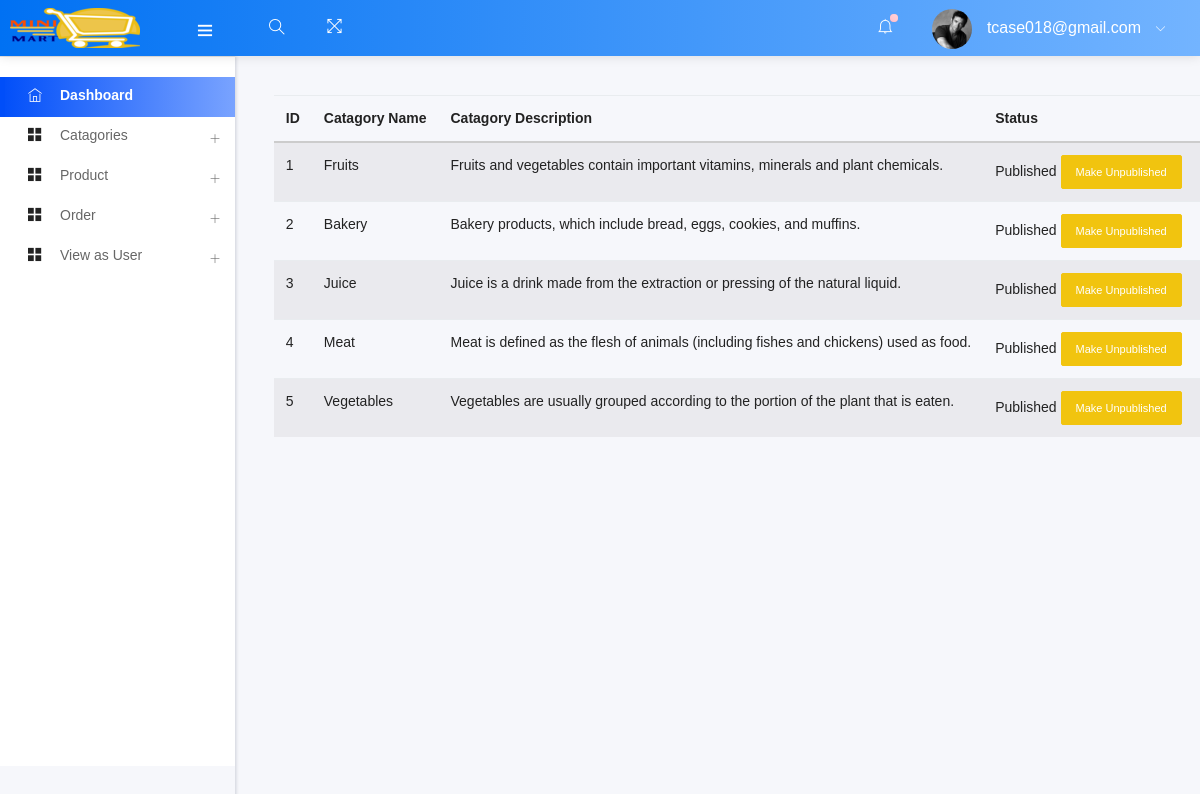
Screenshot of /admin/manage_cata.php (signed in) with the database file from the repository.
### tables this page shows
CREATE TABLE `catagory` (
  `ctg_id` int(11) NOT NULL,
  `ctg_name` varchar(60) NOT NULL,
  `ctg_des` varchar(255) NOT NULL,
  `ctg_status` tinyint(3) NOT NULL
);

### admin/manage_cata.php (called while the page is built, shortened)
<?php
    include ("template.php");

### admin/class/adminback.php (called while the page is built, shortened)
<?php
class  adminback
{
    private $connection;
    function __construct()
    {
        $dbhost = "localhost";
        $dbuser = "root";
        $dbpass = "";
        $dbname = "pos";
        $this->connection = mysqli_connect($dbhost, $dbuser, $dbpass, $dbname);
    }
    function display_catagory()
    {
        $query = "SELECT * FROM `catagory`";
        if (mysqli_query($this->connection, $query)) {
            $ctg_info = mysqli_query($this->connection, $query);
            return $ctg_info;
        }
    }
}

### admin/views/manage_cata_view.php (the view, shortened to what this page needs)
<?php
    $catagories = $obj-> display_catagory();
?>
<div >
    <table class="table table-striped">
        <thead>
            <tr>
                <th>ID</th>
                <th>Catagory Name</th>
                <th>Catagory Description</th>
                <th>Status</th>
                <th>Action</th>
            </tr>
        </thead>
        <tbody>
           <?php while($ctg = mysqli_fetch_assoc($catagories)){ ?>
            <tr>
                <td><?php echo $ctg['ctg_id'] ?></td>
                <td><?php echo $ctg['ctg_name'] ?></td>
                <td><?php echo $ctg['ctg_des'] ?></td>
                <td>
                    <?php
                    if($ctg['ctg_status']==0)
                    {echo "Unpublished";
                         ?>
                         <a href="?status=published&&id=<?php echo $ctg['ctg_id'] ?>" class="btn btn-sm btn-success">Make Published</a>
                        <?php
                    }
                    else{echo "Published";
                    ?>
                     <a href="?status=unpublished&&id=<?php echo $ctg['ctg_id'] ?>" class="btn btn-sm btn-warning">Make Unpublished</a>
                        <?php
                    }
                    ?>
                </td>
                <td>
                </td>
            </tr>
            <?php
                }
            ?>
        </tbody>
    </table>
</div>

### rows the page displays
catagory: ctg_id "1", ctg_name "Fruits", ctg_des "Fruits and vegetables contain important vitamins, minerals and plant chemicals."
catagory: ctg_id "2", ctg_name "Bakery", ctg_des "Bakery products, which include bread, eggs, cookies, and muffins."
catagory: ctg_id "3", ctg_name "Juice", ctg_des "Juice is a drink made from the extraction or pressing of the natural liquid."
catagory: ctg_id "4", ctg_name "Meat", ctg_des "Meat is defined as the flesh of animals (including fishes and chickens) used as food."
catagory: ctg_id "5", ctg_name "Vegetables", ctg_des "Vegetables are usually grouped according to the portion of the plant that is eaten."

### other values shown
$admin_email "tcase018@gmail.com"
